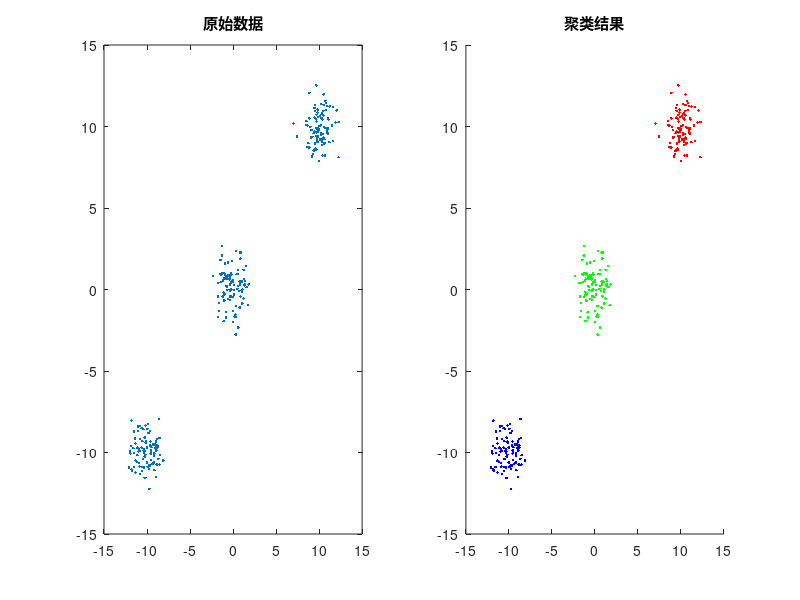

Write MATLAB code to recreate this figure.
clear;clc;close all;
G1 = randn(100,2).*1+10;
G2 = randn(100,2).*1;
G3 = randn(100,2).*1-10;
X = [G1;G2;G3];
k = 3;
cls = kmeans(X,k);
figure(1)
subplot(1,2,2)
Legends = {'r.','b.','g.'};
hold on
for i = 1:3
    plot(X(find(cls==i),1),X(find(cls==i),2),Legends{i})
end
hold off
title('聚类结果')
subplot(1,2,1)
plot(X(:,1),X(:,2),'.')
title('原始数据')
